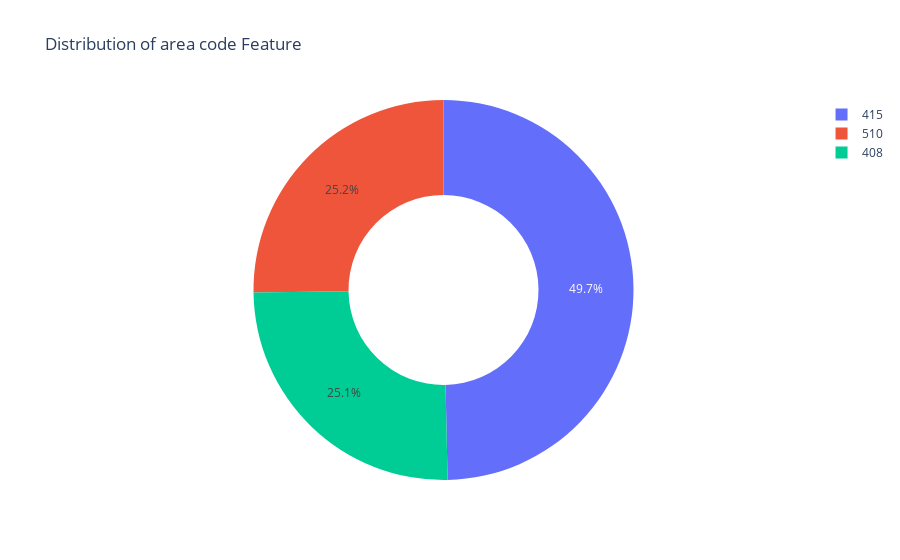

Here is the notebook cell this chart was saved with:
### Code cell
create_pie_chart(df, 'area code')

### Figure 1 — Plotly figure (JSON) as saved in the notebook; plotly's stock layout.template omitted (floating-point values rounded to 4 significant figures)
{"data": [{"domain": {"x": [0, 1], "y": [0, 1]}, "hole": 0.5, "hovertemplate": "label=%{label}<br>value=%{value}<extra></extra>", "labels": [415, 510, 408], "legendgroup": "", "name": "", "showlegend": true, "type": "pie", "values": [1655, 840, 838]}], "layout": {"legend": {"tracegroupgap": 0}, "title": {"text": "Distribution of area code Feature"}}}
